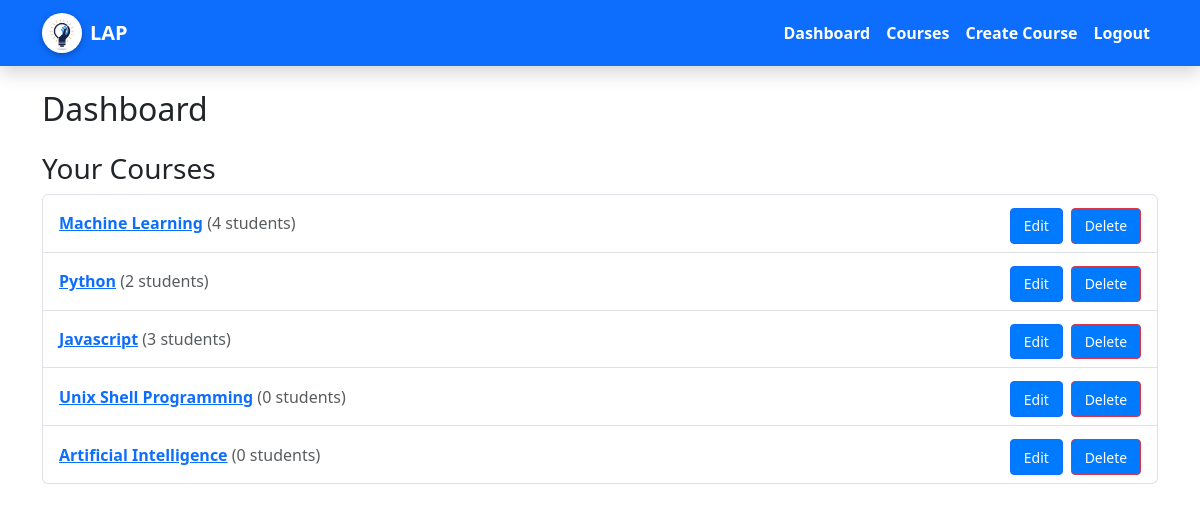
Screenshot of /courses/dashboard/ (signed in) with the database file from the repository.
### courses/models.py (models this page shows, shortened)
class Course(models.Model):
    title = models.CharField(max_length=200)
    description = models.TextField()
    category = models.ForeignKey(Category, on_delete=models.SET_NULL, null=True, blank=True)
    created_by = models.ForeignKey(User, on_delete=models.CASCADE)
    created_at = models.DateTimeField(auto_now_add=True)

### courses/views.py (the view, shortened to what this page needs)
# urls.py: path('dashboard/', views.dashboard, name='dashboard'),
@login_required
def dashboard(request):
    if request.user.profile.is_instructor:
        courses = Course.objects.filter(created_by=request.user)
        return render(request, 'auth/dashboard.html', {
            'is_instructor': True,
            'courses': courses
        })

### courses/context_processors.py (called while the page is built)
def categories(request):
    return {
        'categories': Category.objects.all()
    }

### templates/auth/dashboard.html (shortened to what this page needs)
{% extends 'base.html' %}
{% load static %}
{% block content %}
<h2 class="mb-4">Dashboard</h2>
{% if is_instructor %}
  <h3>Your Courses</h3>
  {% if courses %}
    <ul class="list-group mb-3">
      {% for course in courses %}
        <li class="list-group-item d-flex justify-content-between align-items-center">
          <div>
            <a href="{% url 'course_detail' course.id %}" class="fw-bold">{{ course.title }}</a>
            <span class="text-muted">({{ course.enrollment_set.count }} students)</span>
          </div>
          <div>
            <a href="{% url 'edit_course' course.id %}" class="btn btn-sm btn-outline-primary me-1">Edit</a>
            <a href="{% url 'delete_course' course.id %}" class="btn btn-sm btn-outline-danger">Delete</a>
          </div>
        </li>
      {% endfor %}
    </ul>
  {% else %}
    <p>You haven't created any courses yet.</p>
    <a href="{% url 'create_course' %}" class="btn btn-primary">Create a course</a>
  {% endif %}
{% endif %}
{% endblock %}

### static/css/style.css (style rules this page uses)
.btn { display: inline-block; padding: 6px 12px; background-color: #2196f3; color: #fff; text-decoration: none; border-radius: 5px; margin-top: 5px; }
.btn { padding: 0.4rem 0.8rem; background-color: #007bff; color: white; border-radius: 4px; text-decoration: none; transition: background-color 0.2s ease; }

### rows the page displays
Course: title "Machine Learning", enrollment_set.count "4"
Course: title "Python", enrollment_set.count "2"
Course: title "Javascript", enrollment_set.count "3"
Course: title "Unix Shell Programming", enrollment_set.count "0"
Course: title "Artificial Intelligence", enrollment_set.count "0"
